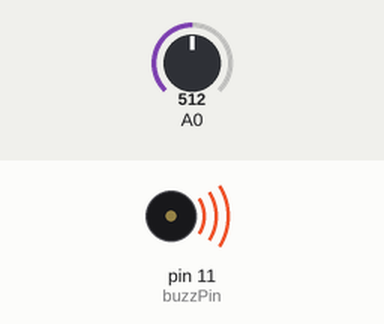
A sketch run on a simulated Arduino Uno, built with avr-gcc and run on an emulated ATmega328P. On the bench: buzzer (waves = sounding). The test bench sets the inputs (shaded band); at power-on: A0 = 512. What the sketch prints to the serial monitor is not drawn.

Above: at 0.1 s.
Timing chart, 0 to 1.6 s (numbered marks = the images above):
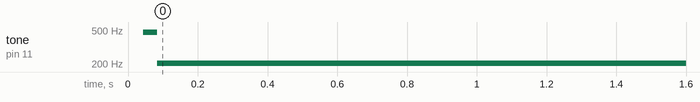

The sketch:

Class_24_Passive_Buzzer.ino
```cpp
int buzzPin=11;
int buzzTime1=1;
int buzzTime2=10;
int buzzTime;

void setup() {
  // put your setup code here, to run once:
  Serial.begin(9600);
  pinMode(buzzPin,OUTPUT);
  pinMode(A0,INPUT);

}

void loop() {
  // put your main code here, to run repeatedly:
  buzzTime = (analogRead(A0)/10)*10;
  Serial.println(buzzTime);

  digitalWrite(buzzPin,HIGH);
  delayMicroseconds(buzzTime);
  digitalWrite(buzzPin,LOW);
  delayMicroseconds(buzzTime);

}
```

Measured:
- by itself, tone on pin 11 (buzzPin): silent → 469 Hz at 0.04 s, → 205 Hz 0.04 s later
